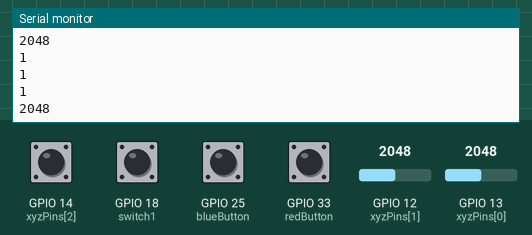
Simulated run of this sketch. Board: ESP32. On the bench: the last lines printed to the serial monitor. The inputs (shaded band) are chosen by the test bench; at power-on: GPIO 14 (xyzPins[2]), GPIO 18 (switch1), GPIO 25 (blueButton), GPIO 33 (redButton) HIGH, GPIO 12 (xyzPins[1]) = 2048, GPIO 13 (xyzPins[0]) = 2048.

Above: at 1.2 s.
1.3 s: GPIO 12 (xyzPins[1]) set to 2866
At 1.31 s:
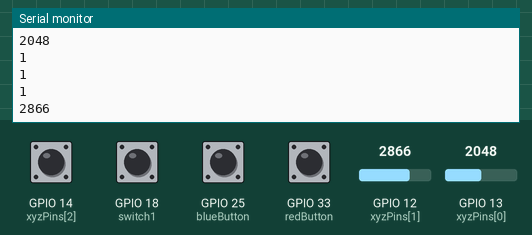
2.8 s: GPIO 18 (switch1) pulled LOW for 0.15 s
4.4 s: GPIO 12 (xyzPins[1]) set to 3603
At 4.42 s:
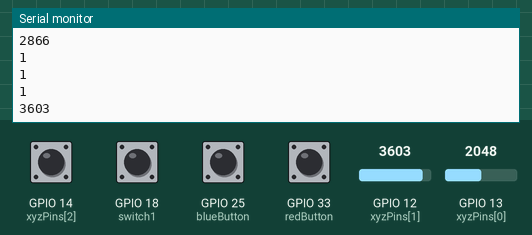
Timing chart, 0 to 7.4 s (numbered marks = the images above; inputs shaded):
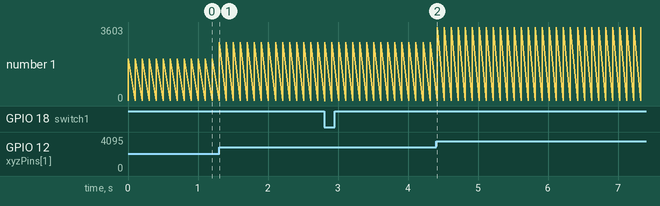

Measured:
- after the input at 1.3 s, the serial monitor: prints a new line at once (image 1)
- after the input at 4.4 s, the serial monitor: prints a new line at once (image 2)
- plotted number 1: 2048 → 2866 after the input at 1.3 s, 2866 → 3603 after the input at 4.4 s

The sketch:

proj2.ino
```cpp
int xyzPins[] = {13, 12, 14}; //x,y,z pins
int blueButton = 25;
int redButton = 33;
int switch1 = 18;
int blueButtonOld = 1;
int redButtonOld = 1;

void setup() {
Serial.begin(9600);
pinMode(xyzPins[2], INPUT_PULLUP); //z axis is a button.
pinMode(blueButton, INPUT_PULLUP);
pinMode(redButton, INPUT_PULLUP);
pinMode(switch1, INPUT_PULLUP);

}

void loop() {
int xVal = analogRead(xyzPins[0]);
int yVal = analogRead(xyzPins[1]);
int zVal = digitalRead(xyzPins[2]);

if(blueButtonOld == 0 && digitalRead(blueButton) == 1){
  blueButtonOld = 1;
}else if(redButtonOld == 0 && digitalRead(redButton) == 1){
  redButtonOld = 1;
}

if(blueButtonOld == 1 && digitalRead(blueButton) == 0){
  Serial.print(0);
  blueButtonOld = 0;
}else{
  Serial.print(1);
}

Serial.print('\n');

if(redButtonOld == 1 && digitalRead(redButton) == 0){
  Serial.print(0);
  redButtonOld = 0;
}else{
  Serial.print(1);
}

Serial.print('\n');
Serial.print(digitalRead(switch1));
Serial.print('\n');
Serial.print(yVal);
Serial.print('\n');
delay(100);
}
```
